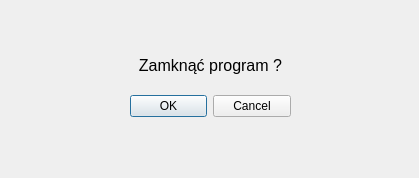
<?xml version="1.0" encoding="UTF-8"?>
<ui version="4.0">
 <class>Dialog</class>
 <widget class="QDialog" name="Dialog">
  <property name="geometry">
   <rect>
    <x>0</x>
    <y>0</y>
    <width>419</width>
    <height>178</height>
   </rect>
  </property>
  <property name="windowTitle">
   <string>Dialog</string>
  </property>
  <widget class="QDialogButtonBox" name="exit_yes_no">
   <property name="geometry">
    <rect>
     <x>130</x>
     <y>90</y>
     <width>161</width>
     <height>32</height>
    </rect>
   </property>
   <property name="orientation">
    <enum>Qt::Horizontal</enum>
   </property>
   <property name="standardButtons">
    <set>QDialogButtonBox::Cancel|QDialogButtonBox::Ok</set>
   </property>
  </widget>
  <widget class="QLabel" name="label">
   <property name="geometry">
    <rect>
     <x>30</x>
     <y>40</y>
     <width>361</width>
     <height>51</height>
    </rect>
   </property>
   <property name="text">
    <string>&lt;html&gt;&lt;head/&gt;&lt;body&gt;&lt;p align=&quot;center&quot;&gt;&lt;span style=&quot; font-size:12pt;&quot;&gt;Zamknąć program ?&lt;/span&gt;&lt;/p&gt;&lt;/body&gt;&lt;/html&gt;</string>
   </property>
  </widget>
 </widget>
 <resources/>
 <connections>
  <connection>
   <sender>exit_yes_no</sender>
   <signal>accepted()</signal>
   <receiver>Dialog</receiver>
   <slot>accept()</slot>
   <hints>
    <hint type="sourcelabel">
     <x>248</x>
     <y>254</y>
    </hint>
    <hint type="destinationlabel">
     <x>157</x>
     <y>274</y>
    </hint>
   </hints>
  </connection>
  <connection>
   <sender>exit_yes_no</sender>
   <signal>rejected()</signal>
   <receiver>Dialog</receiver>
   <slot>reject()</slot>
   <hints>
    <hint type="sourcelabel">
     <x>316</x>
     <y>260</y>
    </hint>
    <hint type="destinationlabel">
     <x>286</x>
     <y>274</y>
    </hint>
   </hints>
  </connection>
 </connections>
</ui>
